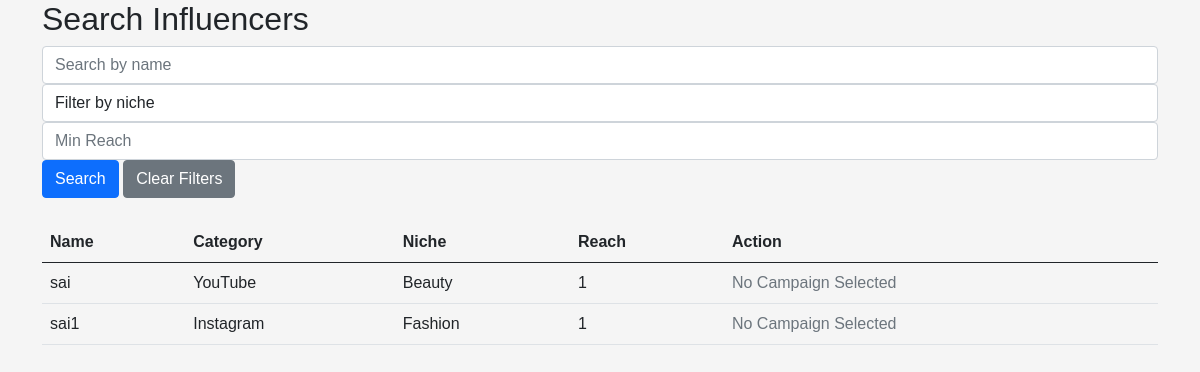
/search_influencers?campaign_id=4 (signed in), run on an earlier commit of the app's database.
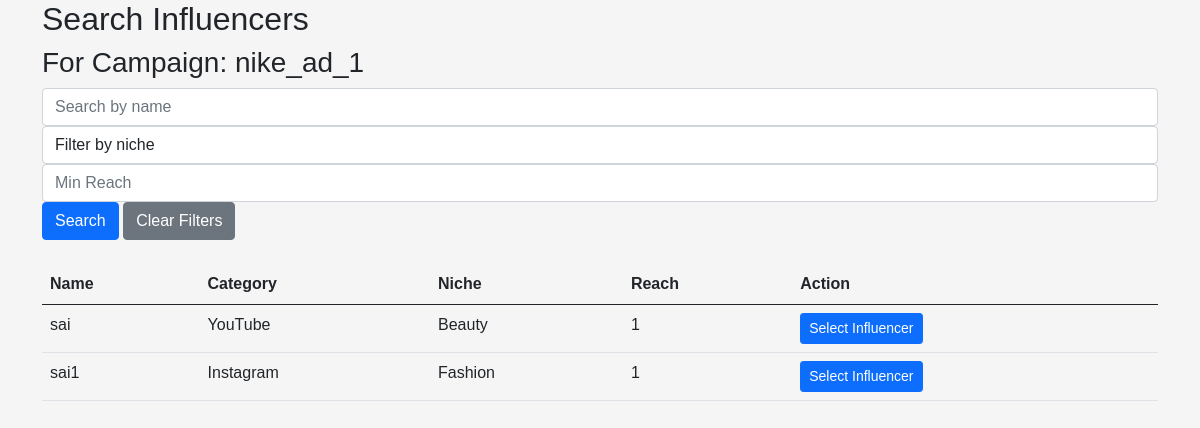
And on a later commit of the database.
### backend/models.py (models this page shows)
class Influencer(db.Model):
    __tablename__ = 'influencers'
    id = db.Column(db.Integer, primary_key=True)
    user_id = db.Column(db.Integer, db.ForeignKey('users.id'), unique=True, nullable=False)
    name = db.Column(db.String(100), nullable=False)
    category = db.Column(db.String(100))
    niche = db.Column(db.String(100))
    reach = db.Column(db.Integer)
    user = relationship('User', backref=db.backref('influencer', uselist=False))
    ad_requests = relationship('AdRequest', back_populates='influencer')

class Campaign(db.Model):
    __tablename__ = 'campaigns'
    id = db.Column(db.Integer, primary_key=True)
    sponsor_id = db.Column(db.Integer, db.ForeignKey('sponsors.id'), nullable=False)
    name = db.Column(db.String(100), nullable=False)
    description = db.Column(db.Text)
    start_date = db.Column(db.Date, nullable=False)
    end_date = db.Column(db.Date, nullable=False)
    budget = db.Column(db.Float, nullable=False)
    visibility = db.Column(db.Enum('public', 'private'), nullable=False)
    goals = db.Column(db.Text)
    sponsor = relationship('Sponsor', back_populates='campaigns')
    ad_requests = relationship('AdRequest', back_populates='campaign')

### backend/controller.py (the view)
@app.route("/search_influencers")
@login_required
def search_influencers():
    if current_user.role != "sponsor":
        flash("Access denied.")
        return redirect(url_for("home"))
    query = request.args.get("query")
    category = request.args.get("category")
    min_reach = request.args.get("min_reach")
    campaign_id = request.args.get("campaign_id")
    influencers = Influencer.query
    if query:
        influencers = influencers.filter(Influencer.name.ilike(f"%{query}%"))
    if category:
        influencers = influencers.filter_by(niche = category  )
    if min_reach:
        influencers = influencers.filter(Influencer.reach >= int(min_reach))
    influencers = influencers.all()
    campaign = None
    if campaign_id:
        campaign = Campaign.query.get(campaign_id)
    return render_template("search_influencers.html", influencers=influencers, campaign=campaign)

### app.py (called while the page is built)
def init_app():
    app = Flask(__name__)
    app.secret_key = 'fsfdgdsgs'
    app.debug = True
    app.config['SQLALCHEMY_DATABASE_URI'] = 'sqlite:///iescp.db'
    db.init_app(app)
    app.app_context().push()
    login_manager = LoginManager()
    login_manager.login_view = 'controller.login'
    login_manager.init_app(app)
    @login_manager.user_loader
    def load_user(id):
        return User.query.get(int(id))
    print("app started....")
    return app

### templates/search_influencers.html (shortened to what this page needs)
{% extends "base.html" %}
{% block content %}
<div class="container">
    <h2>Search Influencers</h2>
    {% if campaign %}
    <h3>For Campaign: {{ campaign.name }}</h3>
    {% endif %}
    <form action="{{ url_for('search_influencers') }}" method="GET" class="mb-4">
        <div class="form-row">
            <div class="col">
                <input type="text" name="query" class="form-control" placeholder="Search by name" value="{{ request.args.get('query', '') }}">
            </div>
            <div class="col">
                <select name="category" class="form-control">
                    <option value="" disabled selected>Filter by niche</option>
                </select>
            </div>
            <div class="col">
                <input type="number" name="min_reach" class="form-control" placeholder="Min Reach" value="{{ request.args.get('min_reach', '') }}">
            </div>
            <div class="col">
                <button type="submit" class="btn btn-primary">Search</button>
                <a href="{{ url_for('search_influencers', campaign_id=campaign.id if campaign else None) }}" class="btn btn-secondary">Clear Filters</a>
            </div>
        </div>
    </form>
    <table class="table">
        <thead>
            <tr>
                <th>Name</th>
                <th>Category</th>
                <th>Niche</th>
                <th>Reach</th>
                <th>Action</th>
            </tr>
        </thead>
        <tbody>
            {% for influencer in influencers %}
            <tr>
                <td>{{ influencer.name }}</td>
                <td>{{ influencer.category }}</td>
                <td>{{ influencer.niche }}</td>
                <td>{{ influencer.reach }}</td>
                <td>
                    {% if campaign %}
                        <a href="{{ url_for('create_ad_request', campaign_id=campaign.id, influencer_id=influencer.id) }}" class="btn btn-primary btn-sm">Select Influencer</a>
                    {% else %}
                        <span class="text-muted">No Campaign Selected</span>
                    {% endif %}
                </td>
            </tr>
            {% endfor %}
        </tbody>
    </table>
</div>
{% endblock %}

### templates/base.html (shortened to what this page needs)
<!DOCTYPE html>
<html lang="en">
<head>
    <link href="https://cdn.jsdelivr.net/npm/bootstrap@5.0.2/dist/css/bootstrap.min.css" rel="stylesheet">
    <link rel="stylesheet" type="text/css" href="{{ url_for('static', filename='css/styles.css') }}">
</head>
<body>
        {% block content %}
        {% endblock %}
</body>
</html>

### static/css/styles.css (style rules this page uses)
body { font-family: Arial, sans-serif; background-color: #f5f5f5; }

What changed in the data, as far as the page shows it:
added Campaign: name "nike_ad_1"
computed for Influencer "sai": text "No Campaign Selected" → "Select Influencer"
computed for Influencer "sai1": text "No Campaign Selected" → "Select Influencer"
Also different on the page:
text now shown: "For Campaign:"
